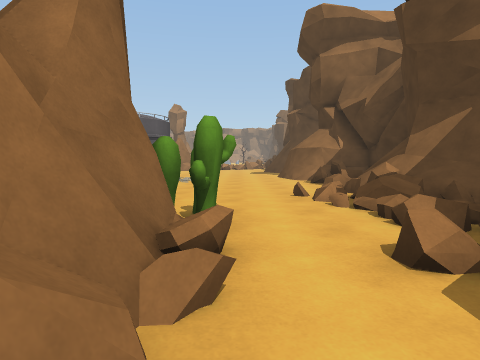
view 1 (above)

24 first-person views from a walk through a scene from a Unity 3-D project. The camera is 1.3 m above the floor, tilts 4° down and sees 75° across. The floor is counted in squares, 2 m on a side. Each view is taken from the middle of a square. On the plan, view 1 faces up. The plan holds only what a view shows up to about 10 squares ahead; the rest is blank. The place goes on beyond the plan. Some animated figures are not drawn.

view 2
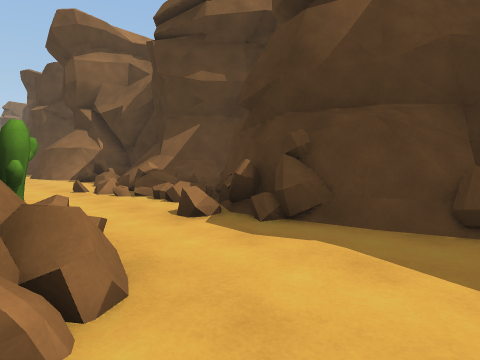

view 3
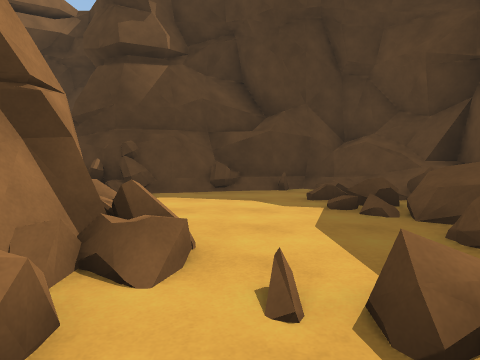

view 4
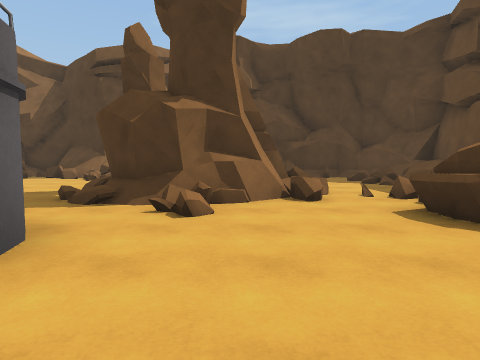

view 5
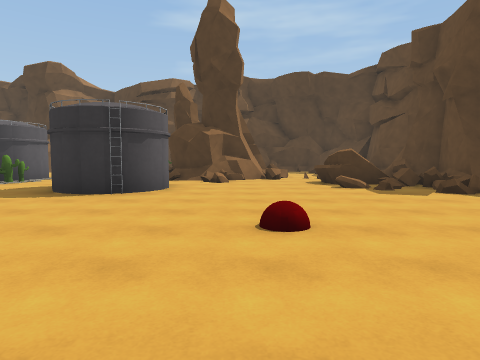

view 6
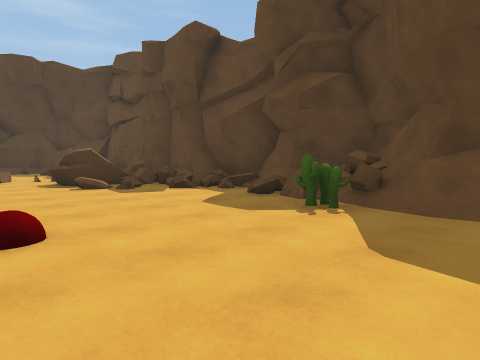

view 7
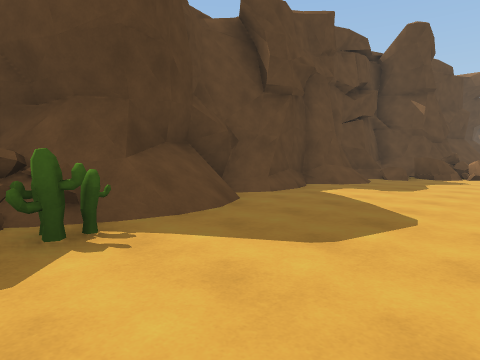

view 8
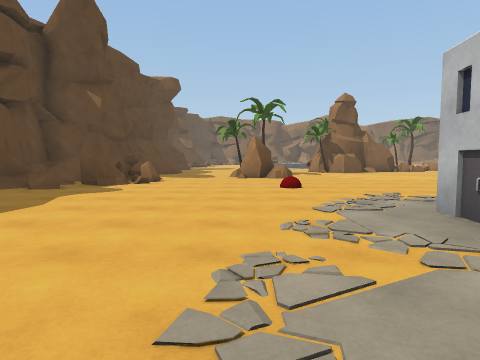

view 9
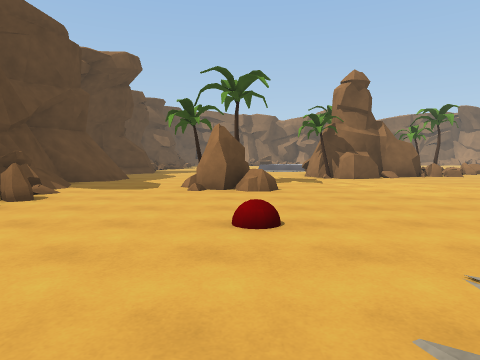

view 10
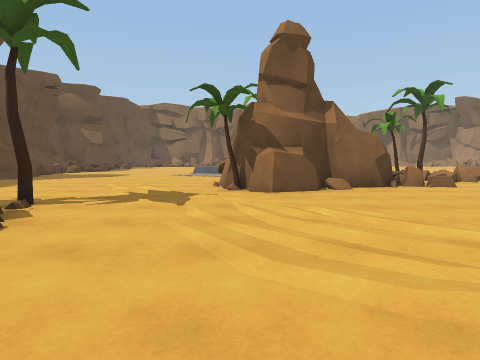

view 11
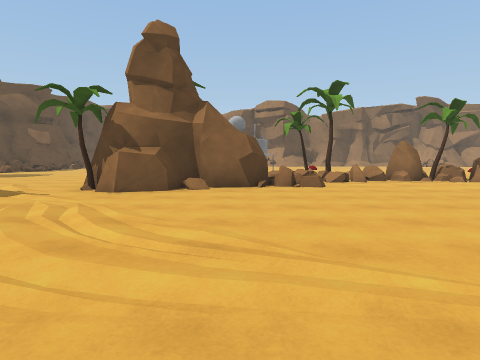

view 12
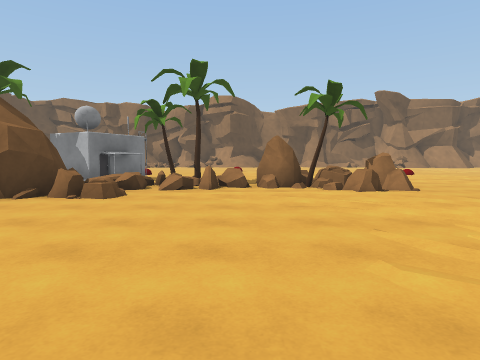

view 13
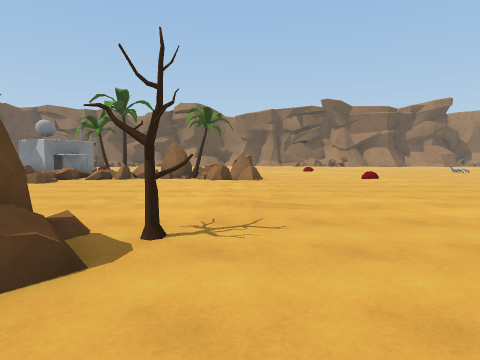

view 14
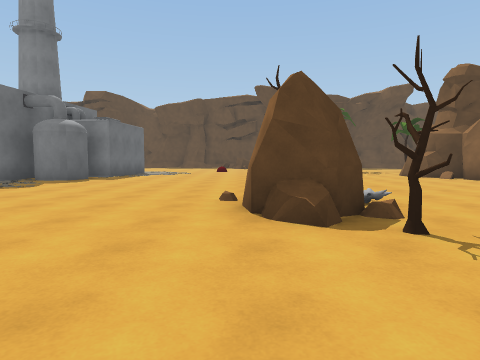

view 15
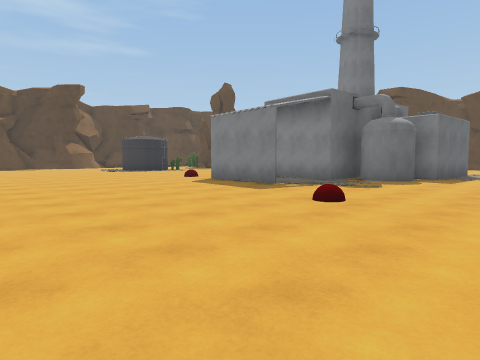

view 16
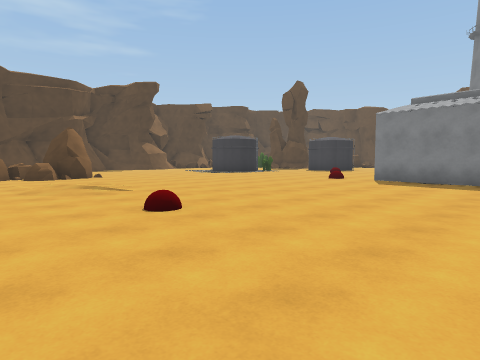

view 17
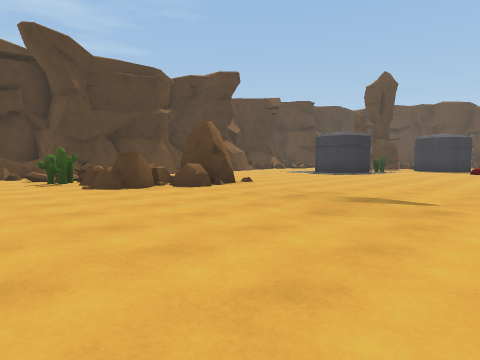

view 18
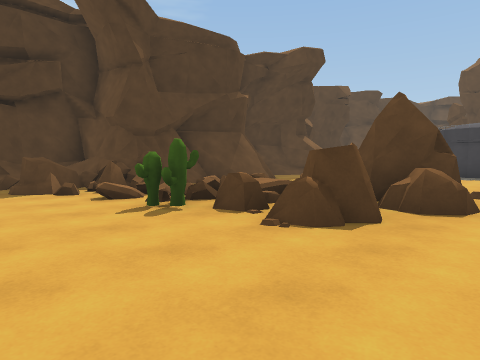

view 19
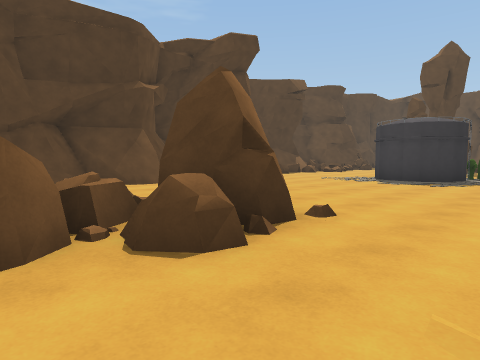

view 20
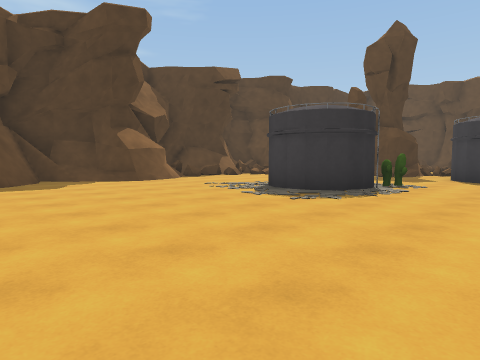

view 21
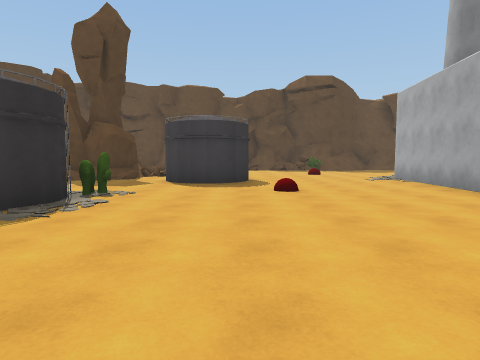

view 22
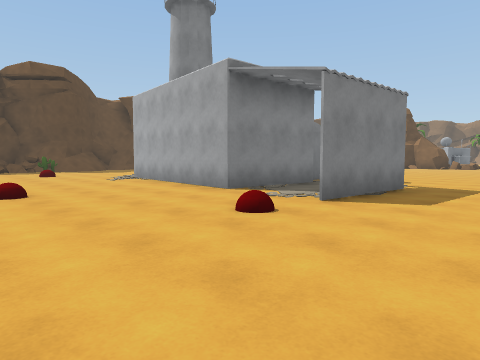

view 23
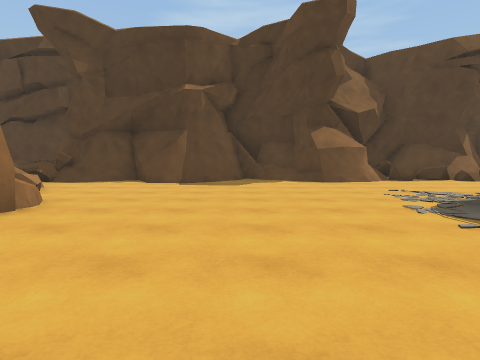

view 24
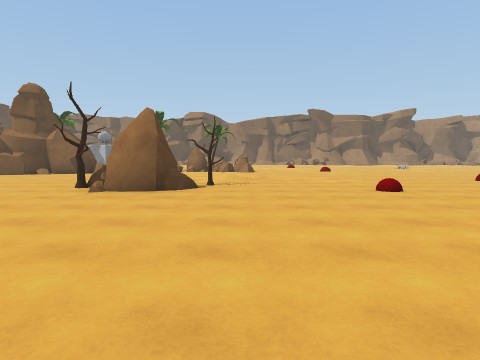

### Floor plan
Key: @ floor where view 1 was taken; # wall or solid block; x gap in a wall; . main floor; : floor 0.5 m higher than the main floor; / step, stairs or slope; = window, fence, low wall or low ledge; ^ raised ledge; C cactus; T tree; R rock; B building.
Columns run from 33 left of view 1 to 5 right of it. Each row starts with its distance up from view 1.
 22    ..   .:             ..........
 21    .... ....           ............#=#
 20    ..........     ..............C:x^=#
 19 .. //.........    ............RRC==####
 18 ................  ......../..RRR==.##
 17 .............................R###../#
 16    ..........................R#....##
 15    R...............................##
 14    TR......T.......................##
 13   RR.......RR.......................##
 12    #.......T........................##
 11   T=...............###.............##
 10   T=......................... #....##
  9 BBB=#R.......................###.../##
  8  B####.............###.......## ...=##
  7  BB  #...........#####.......C  ....##
  6   T  ##......   .#   #......... ...=##
  5     ##T........ ##   #.............=##
  4   ..............##   #....###.##C..==#
  3   ................   #....##..###C.###
  2   ......TR.......... ........####.=##
  1   ......TR....................###..##
  0   ............................=##@./#
 -1   ..........................=.......#
 -2   #.  ##./===...............#=#.....#
 -3        #####^=......//C...===##^==#=#
 -4           #////#.#=//#===#=######==##
 -5           ##^#################  #####

Where each view was taken, in squares from view 1:
view 1: 0 up, 0 right, facing up
view 2: 1 down, 1 left, facing up-right
view 3: 1 down, 4 left, facing right
view 4: 1 up, 8 left, facing right
view 5: 1 up, 13 left, facing right
view 6: 1 up, 13 left, facing down-right
view 7: 0 up, 10 left, facing down-left
view 8: 1 up, 13 left, facing left
view 9: 2 up, 17 left, facing left
view 10: 5 up, 21 left, facing left
view 11: 8 up, 21 left, facing left
view 12: 12 up, 23 left, facing left
view 13: 15 up, 20 left, facing left
view 14: 17 up, 21 left, facing down
view 15: 17 up, 19 left, facing down-right
view 16: 20 up, 15 left, facing down-right
view 17: 22 up, 10 left, facing down-right
view 18: 22 up, 5 left, facing down-right
view 19: 19 up, 6 left, facing down-right
view 20: 15 up, 7 left, facing down-right
view 21: 13 up, 7 left, facing down
view 22: 13 up, 7 left, facing down-left
view 23: 13 up, 7 left, facing right
view 24: 15 up, 15 left, facing left
